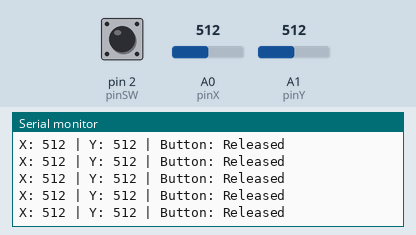
Bench run of a sketch on a simulated Arduino Uno, built with avr-gcc and run on an emulated ATmega328P. On the bench: the last lines printed to the serial monitor. The inputs (shaded band) are chosen by the test bench; at power-on: pin 2 (pinSW) HIGH, A0 (pinX) = 512, A1 (pinY) = 512.

Above: at 1.2 s.
1.3 s: pin 2 (pinSW) pulled LOW for 0.25 s
At 1.56 s:
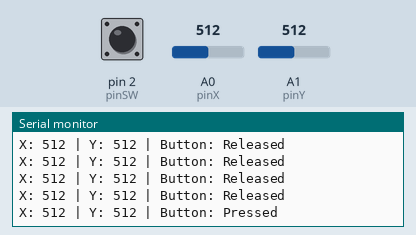
3.0 s: A0 (pinX) set to 716
At 3.17 s:
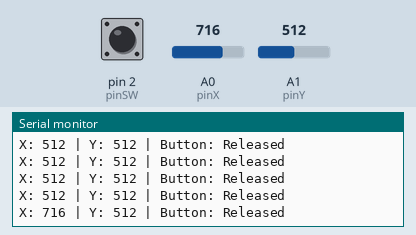
4.5 s: A1 (pinY) set to 716
At 4.57 s:
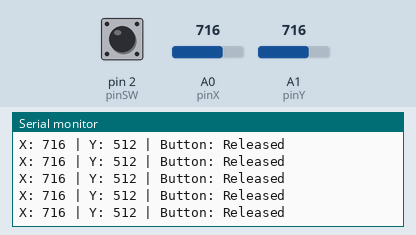
6.0 s: pin 2 (pinSW) pulled LOW for 1 s
At 6.18 s:
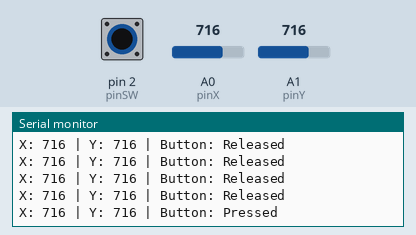
8.5 s: A0 (pinX) set to 900
At 8.59 s:
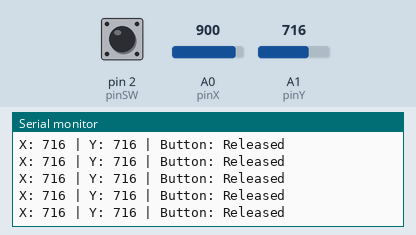
10.0 s: A1 (pinY) set to 900
At 10.19 s:
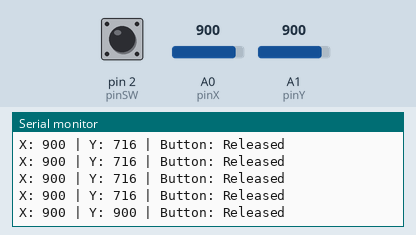
Timing chart, 0 to 12.5 s (numbered marks = the images above; inputs shaded):
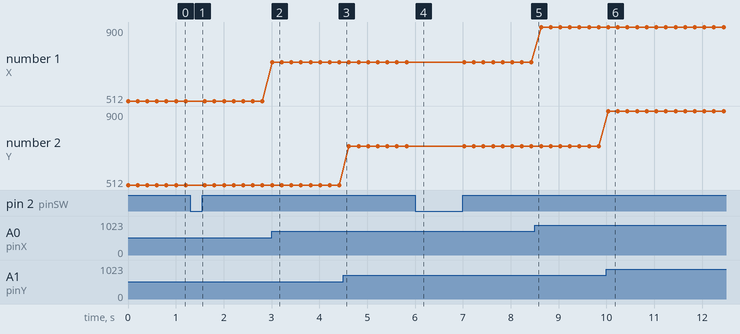

Measured:
- after the input at 1.3 s, the serial monitor: prints a new line after 0.11 s (image 1)
- after the input at 3.0 s, the serial monitor: prints a new line at once (image 2)
- after the input at 6.0 s, the serial monitor: prints a new line at once (image 4)
- after the input at 10.0 s, the serial monitor: prints a new line at once (image 6)
- plotted number 1: 512 → 716 after the input at 3.0 s, 716 → 900 after the input at 8.5 s

The sketch:

joystick_sensor.ino
```cpp
// Pin definitions
const int pinX = A0;   // Joystick X-axis (HORZ)
const int pinY = A1;   // Joystick Y-axis (VERT)
const int pinSW = 2;   // Joystick button (SEL)

void setup() {
  //start serial monitor
  Serial.begin(9600);

  // Configure joystick button pin
  pinMode(pinSW, INPUT_PULLUP); // Joystick button usually active LOW
}

void loop() {
  // Read X and Y values (range: 0–1023)
  int xValue = analogRead(pinX);
  int yValue = analogRead(pinY);

  // Read button state
  int swState = digitalRead(pinSW); // LOW = pressed, HIGH = not pressed

  // Print values to Serial Monitor
  Serial.print("X: ");
  Serial.print(xValue);
  Serial.print(" | Y: ");
  Serial.print(yValue);
  Serial.print(" | Button: ");
  if (swState == LOW) {
    Serial.println("Pressed");
  } else {
    Serial.println("Released");
  }

  delay(200); // Small delay for readability
}
```
